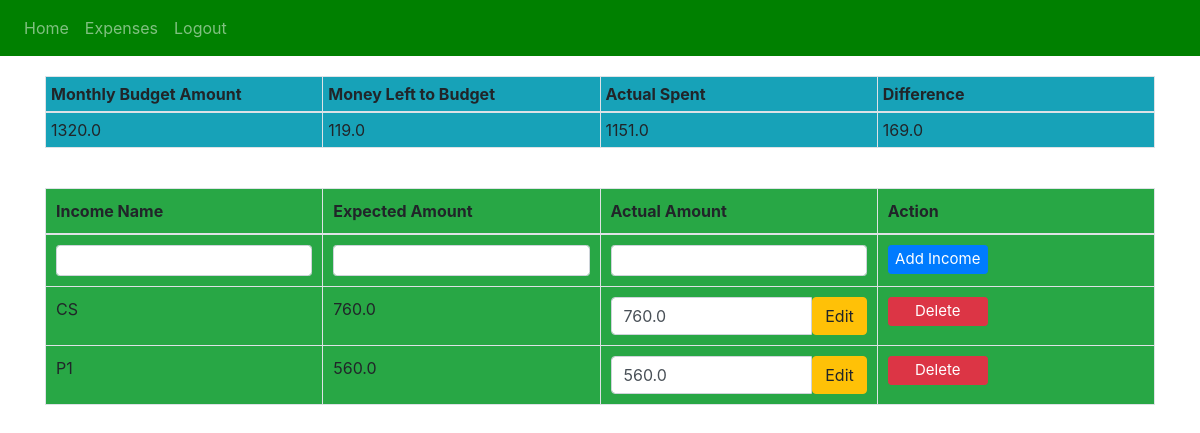
Page / (signed in) on the earlier database version.
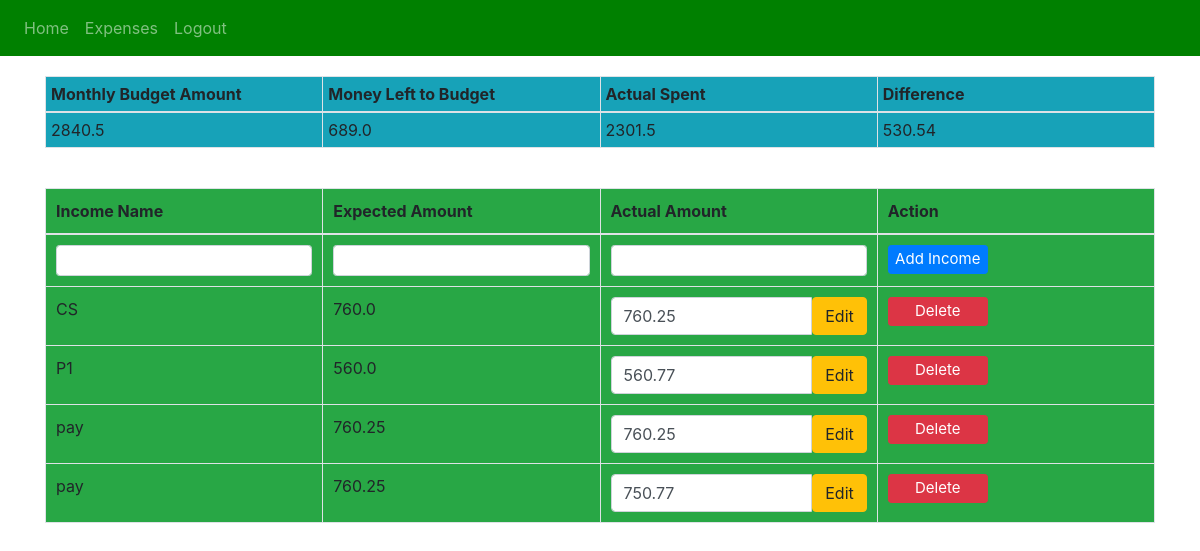
Same page on the later database version.
### website/models.py (models this page shows)
class Income(db.Model):
    id = db.Column(db.Integer, primary_key=True)
    income_name = db.Column(db.String(150))
    expected_income = db.Column(db.Float)
    actual_income = db.Column(db.Float)
    date = db.Column(db.DateTime(timezone=True), default=func.now())
    user_id = db.Column(db.Integer, db.ForeignKey('user.id'))

### website/views.py (the view)
@views.route('/', methods=['GET', 'POST'])
@login_required
def home():
    if request.method == 'POST':
        if 'expenseName' in request.form:
            addExpense()
        if 'incomeName' in request.form:
            addIncome()
    return render_template(
        "home.html",
        user=current_user,
        total_income=current_user.get_total_income(),
        remaining_to_budget=current_user.get_remaining_to_budget(),
        actual_spent=current_user.get_actual_spent(),
        difference=current_user.get_difference()
    )

### website/__init__.py (called while the page is built)
def create_app():
    app = Flask(__name__)
    app.config['SECRET_KEY'] = 'alhgaklgdakd jakhgakaggaae'
    app.config['SQLALCHEMY_DATABASE_URI'] = f'sqlite:///{DB_NAME}'
    db.init_app(app)
    from .views import views
    from .auth import auth
    app.register_blueprint(views, url_prefix='/')
    app.register_blueprint(auth, url_prefix='/')
    from .models import User, Expense, Income
    with app.app_context():
        db.create_all()
    login_manager = LoginManager()
    login_manager.login_view = 'auth.login'
    login_manager.init_app(app)
    @login_manager.user_loader
    def load_user(id):
        return User.query.get(int(id))
    return app

### website/models.py (called while the page is built)
    def get_total_income(self):
        return sum(income.expected_income for income in self.incomes)

    def get_total_actual_income(self):
        return sum(income.actual_income for income in self.incomes)

    def get_total_expenses(self):
        return sum(expense.expected_expense for expense in self.expenses)

    def get_remaining_to_budget(self):
        return self.get_total_income() - self.get_total_expenses()

    def get_actual_spent(self):
        return sum(expense.actual_expense for expense in self.expenses)

### website/templates/home.html (shortened to what this page needs)
{% extends "base.html" %}
{% block content %}
<div id="tableContainer">
    <table class="table table-bordered" id="budgetTable">
        <thead>
            <tr>
                <th class="bg-info">Monthly Budget Amount</th>
                <th class="bg-info">Money Left to Budget</th>
                <th class="bg-info">Actual Spent</th>
                <th class="bg-info">Difference</th>
            </tr>
        </thead>
        <tbody>
            <tr>
                <td class="bg-info">{{ total_income }}</td>
                <td class="bg-info">{{ remaining_to_budget }}</td>
                <td class="bg-info">{{ actual_spent }}</td>
                <td class="bg-info">{{ difference }}</td>
            </tr>
        </tbody>
    </table>
</div>
<div id="tableContainer">
<table class="table table-bordered" id="incomeTable">
    <thead>
        <tr>
            <th class="bg-success">Income Name</th>
            <th class="bg-success">Expected Amount</th>
            <th class="bg-success">Actual Amount</th>
            <th class="bg-success">Action</th>
        </tr>
    </thead>
    <tbody>
            <tr>
                <form method="POST">
                    <td class="bg-success">
                        <input class="form-control form-control-sm" type="text" id="incomeName" name="incomeName" required>
                    </td>
                    <td class="bg-success">
                        <input class="form-control form-control-sm" type="number" step="0.01" id="expectedIncome" name="expectedIncome" required>
                    </td>
                    <td class="bg-success">
                        <input class="form-control form-control-sm" type="number" step="0.01" id="actualIncome" name="actualIncome" required>
                    </td>
                    <td class="bg-success">
                        <button type="submit" class="btn btn-primary btn-sm btn-custom">Add Income</button>
                    </td>
                </form>
            </tr>
        {% for income in user.incomes %}
        <tr>
            <td class="bg-success">{{ income.income_name }}</td>
            <td class="bg-success">{{ income.expected_income }}</td>
            <td class="bg-success">
            	<form id="form-{{ income.id }}" method="POST">
                    <div class="input-group">
                        <input type="number" class="form-control" name="actualIncome" value="{{ income.actual_income }}" aria-describedby="button-addon2" required>
                    	<button class="btn btn-warning" type="button" id="button-addon2" onClick="updateIncome({{ income.id }})">Edit</button>
                   </div>
                </form>
	        </td>
            <td class="bg-success">
                <button type="button" class="btn btn-danger btn-sm btn-custom" onClick="deleteIncome({{ income.id }})">Delete</button>
            </td>
        </tr>
        {% endfor %}
    </tbody>
</table>
</div>
{% endblock %}

Differences in the rows shown:
changed Income "CS": actualIncome "760.0" → "760.25"
changed Income (number 2 of 4 on the later page): actualIncome "560.0" → "560.77"
added Income: income_name "pay", expected_income "760.25", actualIncome "760.25"
added Income: income_name "pay", expected_income "760.25", actualIncome "750.77"
Other differences:
{{ total_income }}: "1320.0" → "2840.5"
{{ remaining_to_budget }}: "119.0" → "689.0"
{{ actual_spent }}: "1151.0" → "2301.5"
{{ difference }}: "169.0" → "530.54"
